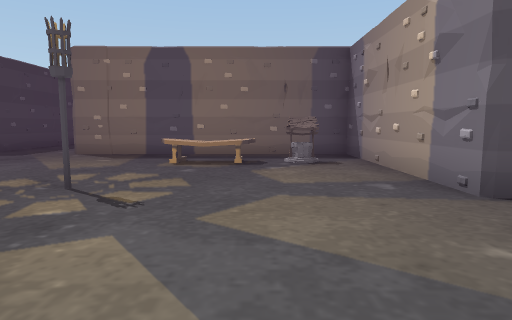
[1] (above)

24 first-person views from a walk through a scene from a Unity 3-D project. The camera is 1.4 m above the floor, tilts 6° down and sees 75° across. The floor is counted in squares, 2 m on a side. Each view is taken from the middle of a square. On the plan, view 1 faces up. The plan holds only what a view shows up to about 10 squares ahead; the rest is blank. The place goes on beyond the plan. The player character is not drawn.

[2]
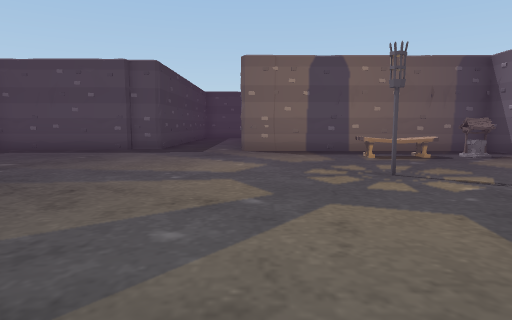

[3]
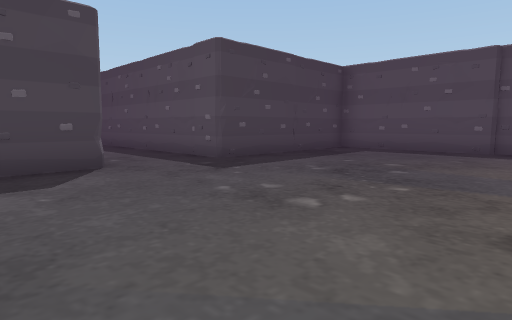

[4]
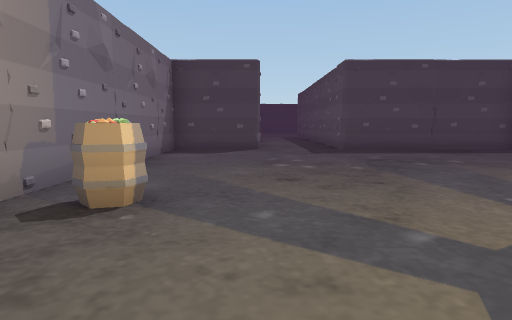

[5]
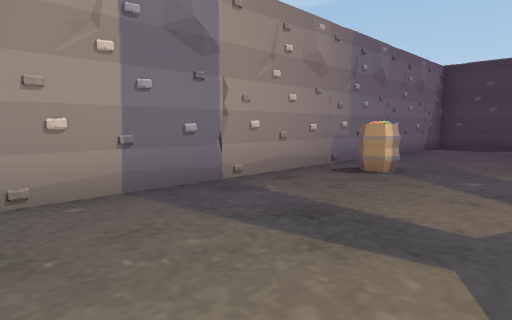

[6]
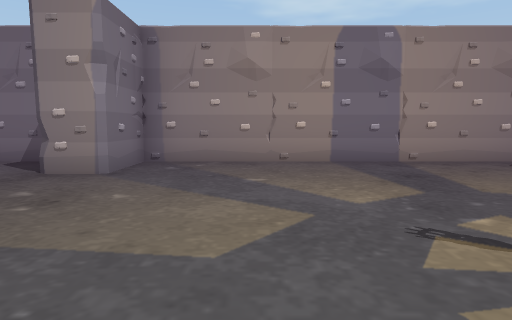

[7]
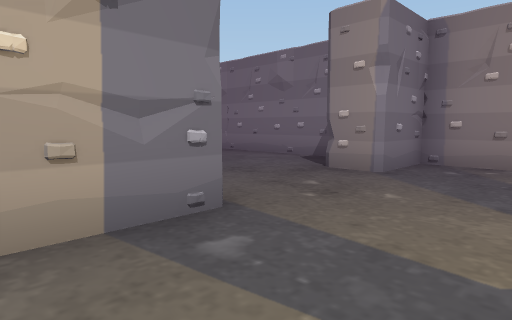

[8]
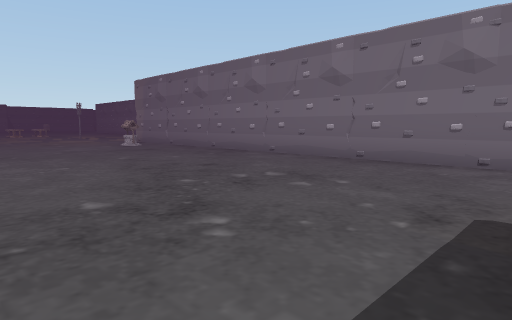

[9]
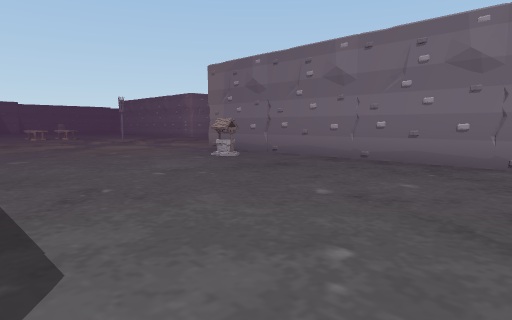

[10]
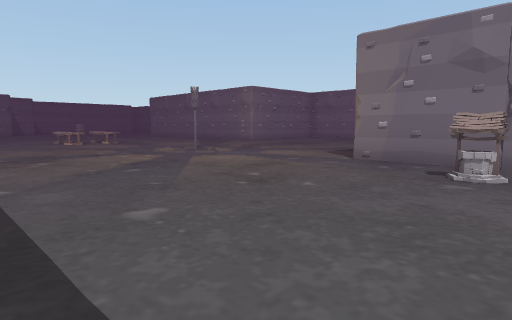

[11]
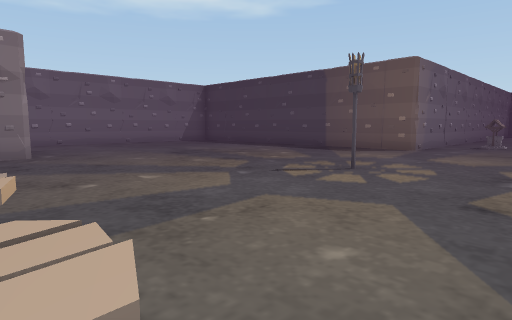

[12]
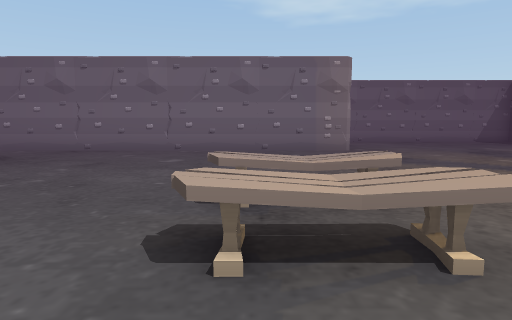

[13]
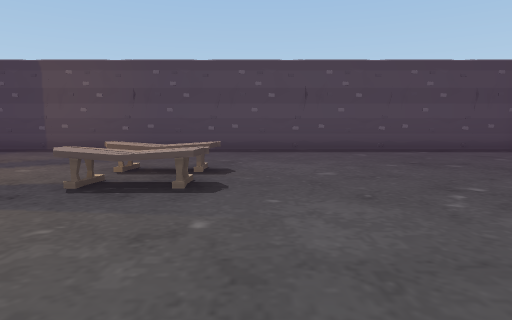

[14]
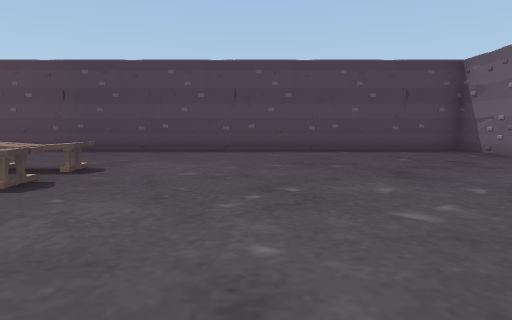

[15]
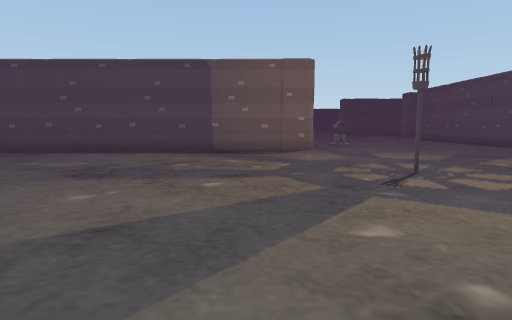

[16]
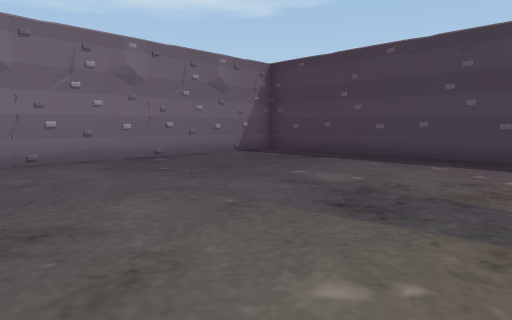

[17]
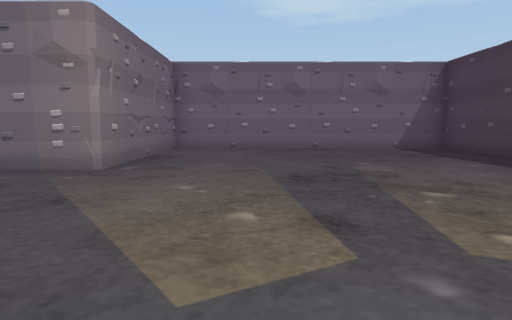

[18]
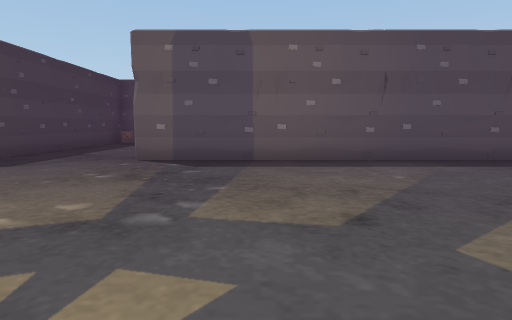

[19]
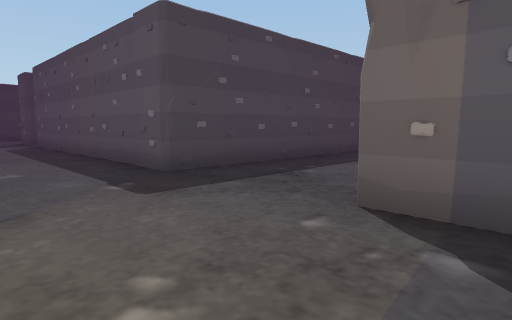

[20]
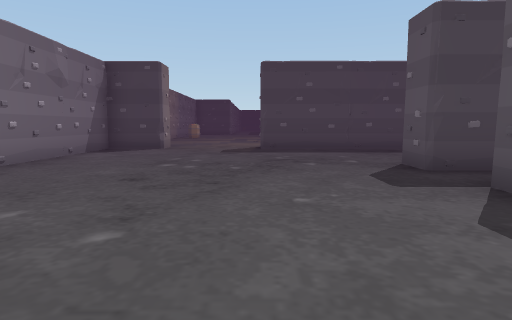

[21]
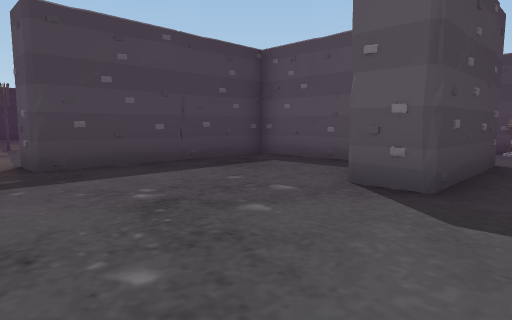

[22]
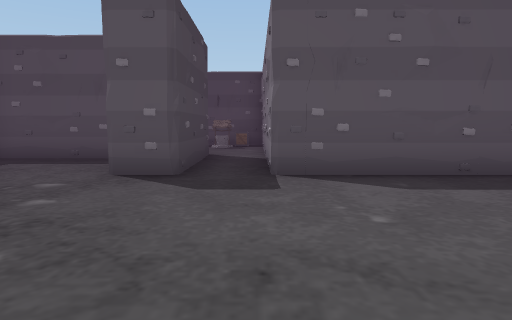

[23]
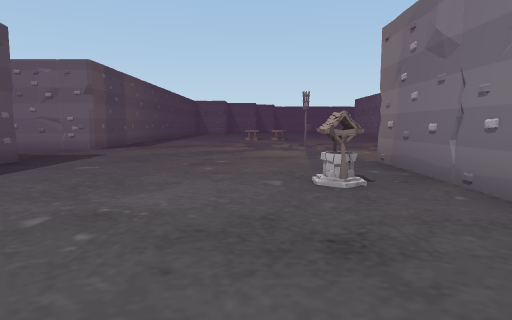

[24]
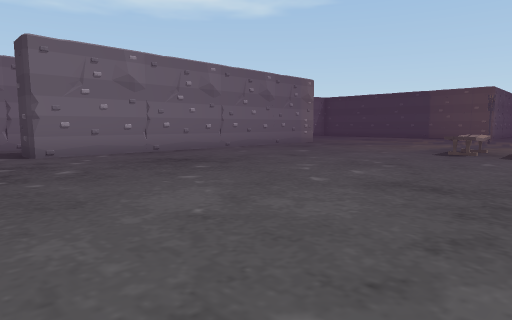

### Floor plan
Points are (right, up) in squares from view 1. A wall is a line through its corners. A room is listed if a view was taken in it or the views show most of it. See-through windows are left out.
Room 1 (views 1, 2, 3, 4, 5, 6, 7)
walls: (-2.2, -1.2) (0.3, -1.5); (-7.8, 8.5) (-8.9, 8.6); (-11.6, 1.1) (-11.6, -1.4) (2.2, -1.4) (2.2, 0.2); (-8.3, 8.5) (-8.8, 8.5); (-11.5, 0.6) (-11.6, -0.9); (-6.8, 9.5) (-6.8, 8.5) (-11.6, 8.5) (-11.6, 3.5) (-14.5, 3.5); (-1.2, 7.9) (-3.1, 8.1); (-10.2, 8.5) (-10.8, 8.6); (-12.9, 3.6) (-13.5, 3.5); (2.1, 3.5) (2.2, 4.6); (0.9, -1.3) (1.9, -1.2); (2.2, 3.1) (2.2, 8) (-4.4, 8); (2.3, 3.4) (2.1, 5.1)
ways out: opening at (2, 2) to room 2
objects: barrel (-5, 0); bench (-2, 6) to (0, 6); well (1, 6)
Room 2 (views 8, 9, 10, 11, 12, 13, 14, 15, 16, 17, 18, 19, 20, 21, 22, 23, 24)
walls: (22, 5.7) (21, 5.6); (17.5, 5.6) (9.2, 5.6); (25.3, 5.6) (24.2, 5.7); (25.4, -6.1) (35.4, -6.1); (17.6, 7.7) (17.4, 6.1); (17.5, 9.5) (17.5, 5.7) (17.1, 5.5); (7.9, 5.7) (7.7, 5.6) (6.9, 5.6); (36.8, 3.5) (36.8, 5.6) (20.6, 5.6) (20.6, 8); (36.5, 5.6) (34, 5.7); (6, 8) (3.2, 8) (3.2, 3.1) (2.2, 3.1); (5.2, 8) (4.1, 8.1); (5.2, 8) (4.3, 8); (5.2, 8.5) (4.6, 8.5); (2.4, -0.3) (2.9, -0.3); (2.2, 0.2) (3.2, 0.2) (3.2, -1.4) (17.5, -1.4) (17.5, -10.9) (25.4, -10.9) (25.4, -6.2) (26.8, -6.1)
ways out: opening at (2, 2) to room 1; opening at (36.5, -6.5)
objects: well (15, 0); bench (27, 0) to (28, 0); bench (27, 1) to (28, 1)

Where each view was taken, in squares from view 1:
view 1: 0 up, 0 right, facing up
view 2: 1 down, 4 left, facing up
view 3: 1 down, 6 left, facing up-left
view 4: 1 up, 2 left, facing left
view 5: 2 up, 0 right, facing down-left
view 6: 5 up, 0 right, facing down
view 7: 5 up, 0 right, facing down-right
view 8: 5 up, 4 right, facing down-right
view 9: 5 up, 9 right, facing down-right
view 10: 5 up, 14 right, facing down-right
view 11: 2 up, 27 right, facing down-left
view 12: 3 up, 28 right, facing down
view 13: 4 down, 29 right, facing up
view 14: 4 down, 31 right, facing up
view 15: 3 down, 27 right, facing left
view 16: 4 down, 25 right, facing down-left
view 17: 1 down, 23 right, facing down
view 18: 1 down, 23 right, facing up
view 19: 3 up, 22 right, facing up-left
view 20: 3 up, 13 right, facing left
view 21: 2 up, 9 right, facing up-left
view 22: 1 up, 9 right, facing up
view 23: 1 up, 11 right, facing right
view 24: 2 up, 37 right, facing down-left
